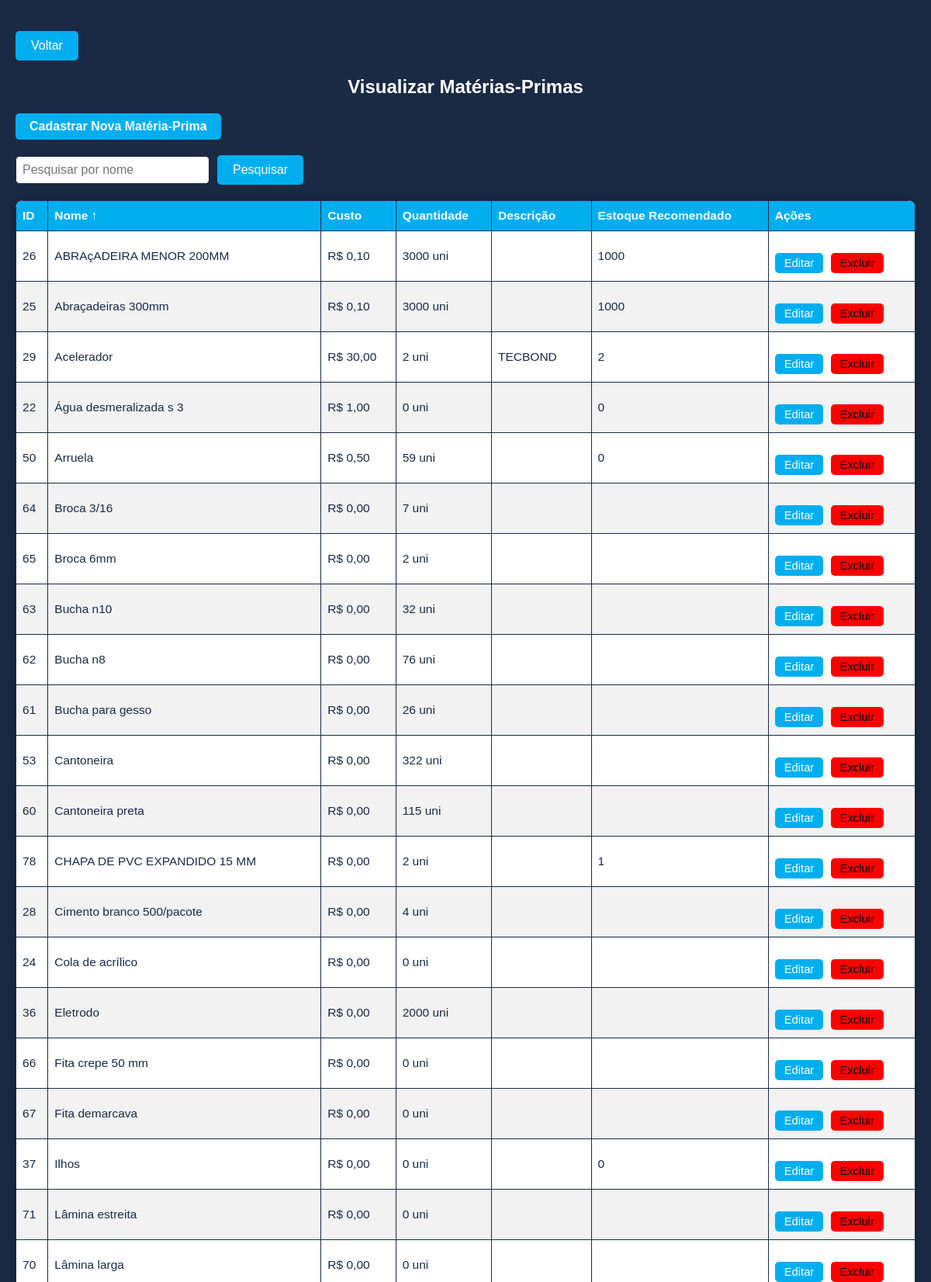
The page /menu/materia_prima/index.php (signed in, upper part) on the database its author committed.
### tables this page shows
CREATE TABLE IF NOT EXISTS `materia_prima` (
  `id_mp` int NOT NULL AUTO_INCREMENT,
  `nome` varchar(250) NOT NULL,
  `custo` decimal(10,2) NOT NULL,
  `quantidade` float NOT NULL DEFAULT '0',
  `medida` varchar(10) NOT NULL DEFAULT 'uni',
  `descricao` mediumtext,
  `quantidade_min` float DEFAULT NULL,
  PRIMARY KEY (`id_mp`),
  UNIQUE KEY `id_mp` (`id_mp`)
);

### menu/materia_prima/index.php (the view, shortened to what this page needs)
<?php
include '../conn.php';
$search = isset($_GET['search']) ? trim($_GET['search']) : '';
$organizar_coluna = isset($_GET['sort_column']) ? $_GET['sort_column'] : 'nome';
$organizar_direcao = isset($_GET['sort_direction']) ? $_GET['sort_direction'] : 'ASC';
$nova_organizar_direcao = ($organizar_direcao === 'ASC') ? 'DESC' : 'ASC';
$organizar_coluna = $conn->real_escape_string($organizar_coluna);
$organizar_direcao = $organizar_direcao === 'DESC' ? 'DESC' : 'ASC';
$query = "SELECT id_mp, nome, custo, quantidade, medida, descricao, quantidade_min
          FROM materia_prima
          WHERE nome LIKE ?
          ORDER BY $organizar_coluna $organizar_direcao";
$stmt = $conn->prepare($query);
$search_param = '%' . $search . '%';
$stmt->bind_param('s', $search_param);
$stmt->execute();
$result = $stmt->get_result();
?>
<!DOCTYPE html>
<html lang="pt-BR">
<head>
    <link rel="stylesheet" href="style.css">
</head>
<body>
    <div class='back-button'>
        <a href='..' class='back-btn'>Voltar</a>
    </div>
    <h2 class='page-title'>Visualizar Matérias-Primas</h2>
    <a href='cadastrar_mp' class='add-button'>Cadastrar Nova Matéria-Prima</a>
    <form method='GET' action='#'>
        <input type='text' name='search' placeholder='Pesquisar por nome' value='<?php echo htmlspecialchars($search); ?>'>
        <button type='submit'>Pesquisar</button>
    </form>
    <table class='table-container table-style'>
        <thead>
            <tr>
                <?php
                $colunas = [
                    'id_mp' => 'ID',
                    'nome' => 'Nome',
                    'custo' => 'Custo',
                    'quantidade' => 'Quantidade',
                    'descricao' => 'Descrição',
                    'quantidade_min' => 'Estoque Recomendado'
                ];
                foreach ($colunas as $coluna => $titulo) {
                    $seta = ($organizar_coluna === $coluna) ? ($organizar_direcao === 'ASC' ? '↑' : '↓') : '';
                    echo "<th class='table-header'>
                            <a href='?sort_column=" . urlencode($coluna) . "&sort_direction=" . urlencode($nova_organizar_direcao) . "&search=" . urlencode($search) . "'>
                                {$titulo} {$seta}
                            </a>
                          </th>";
                }
                ?>
                <th class='table-header'>Ações</th>
            </tr>
        </thead>
        <tbody>
            <?php if ($result->num_rows > 0): ?>
                <?php while ($row = $result->fetch_assoc()): ?>
                    <?php
                    $quantidade = $row['quantidade'] ?? 0;
                    $quantidade_min = $row['quantidade_min'];
                    $quantidade_exibicao = (!is_null($quantidade_min) && $quantidade < $quantidade_min)
                        ? mostrarAviso($quantidade . ' ' . $row['medida'] ?? '')
                        : htmlspecialchars($quantidade . ' ' . $row['medida'] ?? '');
                    ?>
                    <tr class='table-row'>
                        <td><?php echo htmlspecialchars($row['id_mp']); ?></td>
                        <td><?php echo htmlspecialchars($row['nome']); ?></td>
                        <td>R$ <?php echo number_format(floatval($row['custo'] ?? 0), 2, ',', '.'); ?></td>
                        <td><?php echo $quantidade_exibicao; ?></td>
                        <td><?php echo htmlspecialchars($row['descricao'] ?? ''); ?></td>
                        <td><?php echo htmlspecialchars($row['quantidade_min'] ?? ''); ?></td>
                        <td>
                            <a href='editar_mp?id_mp=<?php echo $row['id_mp']; ?>' class='edit-link'>Editar</a>
                            <?php if (isset($_SESSION['user_type']) && $_SESSION['user_type'] == 1): ?>
                                <form action='deletar_mp.php' method='POST' style='display:inline;' onsubmit='return confirmDelete()'>
                                    <button type='submit' class='delete-button'>Excluir</button>
                                </form>
                            <?php endif; ?>
                        </td>
                    </tr>
                <?php endwhile; ?>
            <?php else: ?>
                <tr class='table-row'>
                    <td colspan='9'>Nenhuma matéria-prima cadastrada.</td>
                </tr>
            <?php endif; ?>
        </tbody>
    </table>
</body>
</html>

### menu/materia_prima/style.css (style rules this page uses)
.page-title { margin-bottom: 20px; color: var(--secondary-color); text-align: center; }
.add-button { display: inline-block; margin-bottom: 20px; background-color: var(--accent-color); color: var(--secondary-color); padding: 8px 18px; border-radius: var(--border-radius); text-decoration: none; font-weight: bold; transition: background-color 0.3s; }
form { margin-bottom: 20px; display: flex; gap: 10px; align-items: center; flex-wrap: wrap; }
input[type="text"] { padding: 8px; width: 250px; }
.table-container { border-radius: var(--container-radius); box-shadow: var(--shadow); overflow: hidden; width: 100%; border-collapse: collapse; }
.table-container th, .table-container td { padding: 10px 8px; font-size: 0.97em; text-align: left; }
.table-header a { color: var(--secondary-color); text-decoration: none; font-weight: bold; }
.edit-link { background-color: var(--accent-color); color: var(--secondary-color); padding: 5px 12px; border-radius: var(--border-radius); text-decoration: none; margin-right: 5px; transition: background-color 0.3s; font-size: 0.95em; }
.delete-button { background-color: red; color: black; border: none; padding: 5px 12px; border-radius: var(--border-radius); cursor: pointer; font-size: 0.95em; transition: background-color 0.3s; }

### menu/styles.css (style rules this page uses)
body { background-color: var(--primary-color); font-family: var(--font-family); color: var(--secondary-color); margin: 0; padding: 20px; font-family: Arial, Helvetica, sans-serif; }
h1, h2, h3 { margin-bottom: 30px; }
button { background-color: var(--accent-color); color: var(--secondary-color); border: none; padding: 10px 20px; border-radius: var(--border-radius); cursor: pointer; font-size: 1em; transition: background-color 0.3s ease; }
.back-button { margin: 20px; }
.back-button a { background-color: var(--accent-color); color: var(--secondary-color); text-decoration: none; transition: background-color 0.2s, color 0.2s; font-weight: 500; font-size: 1rem; display: inline-block; padding: 10px 20px; border-radius: var(--border-radius); }
.back-button { margin: 20px 0; text-align: left; }
.table-style, table { width: 100%; border-collapse: collapse; background-color: var(--secondary-color); color: var(--primary-color); }
.table-style th, table th { background-color: var(--accent-color); color: var(--secondary-color); border: 1px solid var(--primary-color); padding: 8px; text-align: left; }
.table-style td { border: 1px solid var(--primary-color); padding: 8px; overflow-wrap: break-word; font-size: 0.9em; }
.table-style tr:nth-child(even), table tr:nth-child(even) { background-color: var(--neutral-color); }
input[type="text"], input[type="tel"], input[type="email"], select, textarea { width: 100%; padding: 10px; border: 1px solid var(--primary-color); border-radius: var(--border-radius); box-sizing: border-box; font-size: 1em; }
.delete-button { background-color: #e01c06; color: white; margin-top: 18px; border: none; padding: 10px 20px; border-radius: var(--border-radius); cursor: pointer; font-size: 1em; transition: background-color 0.3s ease; }

### menu/config.css (style rules this page uses)
:root { --primary-color: #1A2A44; --secondary-color: #FFFFFF; --accent-color: #00AEEF; --accent-hover-color: #008FCC; --neutral-color: #F2F2F2; --font-family: Arial, sans-serif; --border-radius: 5px; --container-radius: 10px; --shadow: 0 0 15px rgba(0, 0, 0, 0.2); }

### rows shown on the page
materia_prima: id_mp "26", nome "ABRAçADEIRA MENOR 200MM", custo "0,10", quantidade_exibicao "3000 uni", quantidade_min "1000"
materia_prima: id_mp "25", nome "Abraçadeiras 300mm", custo "0,10", quantidade_exibicao "3000 uni", quantidade_min "1000"
materia_prima: id_mp "29", nome "Acelerador", custo "30,00", quantidade_exibicao "2 uni", descricao "TECBOND", quantidade_min "2"
materia_prima: id_mp "22", nome "Água desmeralizada s 3", custo "1,00", quantidade_exibicao "0 uni", quantidade_min "0"
materia_prima: id_mp "50", nome "Arruela", custo "0,50", quantidade_exibicao "59 uni", quantidade_min "0"
materia_prima: id_mp "64", nome "Broca 3/16", custo "0,00", quantidade_exibicao "7 uni"
materia_prima: id_mp "65", nome "Broca 6mm", custo "0,00", quantidade_exibicao "2 uni"
materia_prima: id_mp "63", nome "Bucha n10", custo "0,00", quantidade_exibicao "32 uni"
materia_prima: id_mp "62", nome "Bucha n8", custo "0,00", quantidade_exibicao "76 uni"
materia_prima: id_mp "61", nome "Bucha para gesso", custo "0,00", quantidade_exibicao "26 uni"
materia_prima: id_mp "53", nome "Cantoneira", custo "0,00", quantidade_exibicao "322 uni"
materia_prima: id_mp "60", nome "Cantoneira preta", custo "0,00", quantidade_exibicao "115 uni"
materia_prima: id_mp "78", nome "CHAPA DE PVC EXPANDIDO 15 MM", custo "0,00", quantidade_exibicao "2 uni", quantidade_min "1"
materia_prima: id_mp "28", nome "Cimento branco 500/pacote", custo "0,00", quantidade_exibicao "4 uni"
materia_prima: id_mp "24", nome "Cola de acrílico", custo "0,00", quantidade_exibicao "0 uni"
materia_prima: id_mp "36", nome "Eletrodo", custo "0,00", quantidade_exibicao "2000 uni"
materia_prima: id_mp "66", nome "Fita crepe 50 mm", custo "0,00", quantidade_exibicao "0 uni"
materia_prima: id_mp "67", nome "Fita demarcava", custo "0,00", quantidade_exibicao "0 uni"
materia_prima: id_mp "37", nome "Ilhos", custo "0,00", quantidade_exibicao "0 uni", quantidade_min "0"
materia_prima: id_mp "71", nome "Lâmina estreita", custo "0,00", quantidade_exibicao "0 uni"
materia_prima: id_mp "70", nome "Lâmina larga", custo "0,00", quantidade_exibicao "0 uni"

### other values the page prints
$titulo "ID"
$titulo "Nome"
$seta "↑"
$titulo "Custo"
$titulo "Quantidade"
$titulo "Descrição"
$titulo "Estoque Recomendado"
